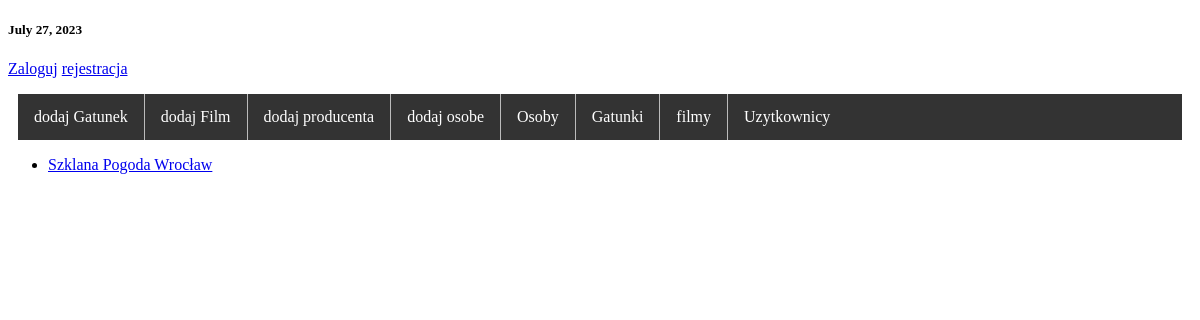
Page /listGenericProducer on the earlier database version.
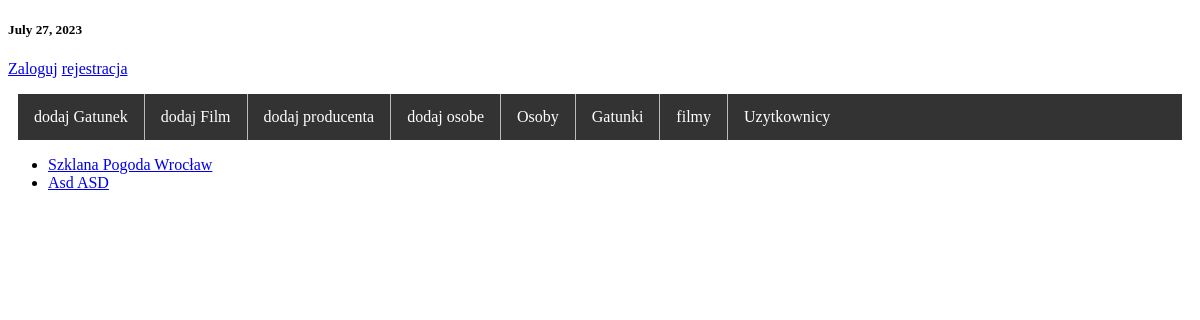
Same page on the later database version.
### movie_app/models.py (models this page shows)
class Producer(models.Model):
    name = models.CharField(max_length=123)
    city = models.CharField(max_length=123)
    year = models.IntegerField()
    def get_detail_url(self):
        return reverse('detail_producer', kwargs={'id':self.id})
    def __str__(self):
        return f"{self.name} {self.city}"

### movie_app/views.py (the view)
# urls.py: path('listGenericProducer', views.ProducerGenericListView.as_view(), name='list_producer'),
class ProducerGenericListView(ListView):
    model = Producer
    template_name = 'producer_list.html'
    def get_context_data(self, *, object_list=None, **kwargs): #przykład jak rozszerzyć kontekst o dodatkowe zmienne
        context = super().get_context_data(object_list=object_list, **kwargs)
        context['msg'] = "boli mnie bark"
        return context

### movie_app/context_proccesors.py (called while the page is built)
def zegarek(request):
    return {'date':datetime.now().date}

### templates/producer_list.html
{% extends 'base.html' %}
{% block content %}
    {% include 'list.html' with objects=object_list %}
{% endblock %}

### templates/list.html
<ul id="lista">
    {% for obj in objects %}
        <li><a href="{{ obj.get_detail_url }}"> {{ obj }}</a></li>
    {% endfor %}
</ul>

Differences in the rows shown:
added Producer: name+city "Asd ASD"
